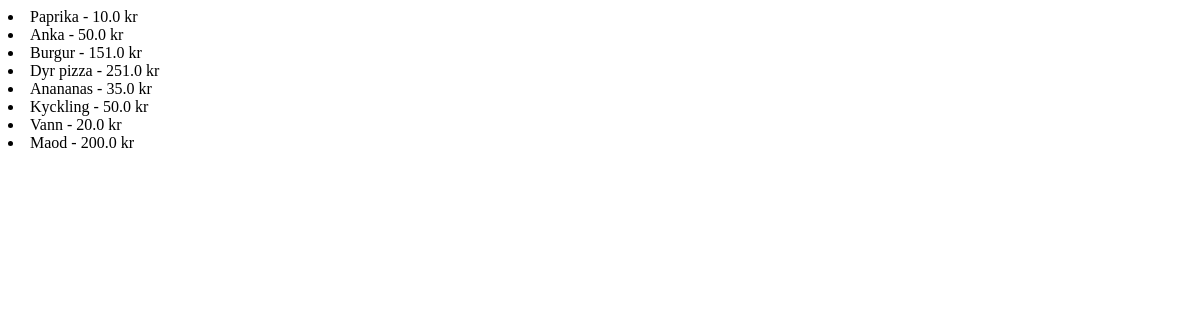
/products/, run on an earlier commit of the app's database.
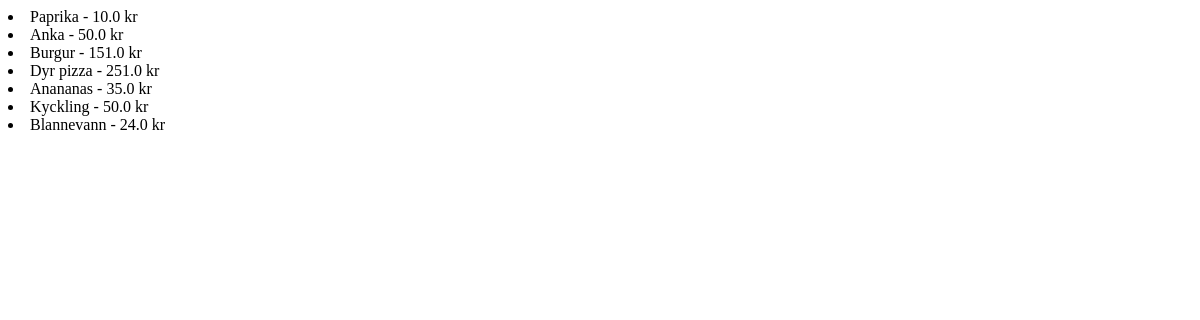
And on a later commit of the database.
### products/models.py (models this page shows, shortened)
class Product(models.Model):
  id = models.AutoField(primary_key=True)
  name = models.CharField(max_length=200)
  price = models.FloatField(max_length=200)

### products/views.py (the view)
# urls.py: path('', views.IndexView.as_view(), name='index'),
class IndexView(generic.ListView):
  template_name = 'products/index.html'
  context_object_name = 'latest_product_list'
  def get_queryset(self):
    return Product.objects.all()

### products/templates/products/index.html
{% if latest_product_list %}
    {% for product in latest_product_list %}
        <li>{{ product.name }} - {{ product.price }} kr</li>
    {% endfor %}
{% else %}
    <p>No products are available.</p>
{% endif %}

What changed in the data, as far as the page shows it:
removed Product: name "Vann", price "20.0"
removed Product: name "Maod", price "200.0"
added Product: name "Blannevann", price "24.0"
